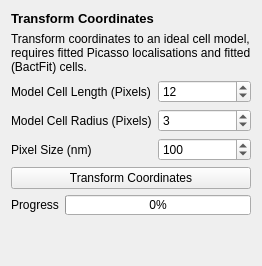
         <widget class="QWidget" name="tab_22">
          <attribute name="title">
           <string>Transform</string>
          </attribute>
          <layout class="QVBoxLayout" name="verticalLayout_28">
           <item>
            <widget class="QLabel" name="label_126">
             <property name="font">
              <font>
               <pointsize>10</pointsize>
               <weight>75</weight>
               <bold>true</bold>
              </font>
             </property>
             <property name="text">
              <string>Transform Coordinates</string>
             </property>
            </widget>
           </item>
           <item>
            <widget class="QLabel" name="label_13">
             <property name="text">
              <string>Transform coordinates to an ideal cell model, requires fitted Picasso localisations and fitted (BactFit) cells.</string>
             </property>
             <property name="wordWrap">
              <bool>true</bool>
             </property>
            </widget>
           </item>
           <item>
            <layout class="QFormLayout" name="formLayout_11">
             <item row="0" column="0">
              <widget class="QLabel" name="label_16">
               <property name="text">
                <string>Model Cell Length (Pixels)</string>
               </property>
              </widget>
             </item>
             <item row="0" column="1">
              <widget class="QSpinBox" name="model_cell_length">
               <property name="value">
                <number>12</number>
               </property>
              </widget>
             </item>
             <item row="1" column="0">
              <widget class="QLabel" name="label_18">
               <property name="text">
                <string>Model Cell Radius (Pixels)</string>
               </property>
              </widget>
             </item>
             <item row="1" column="1">
              <widget class="QSpinBox" name="model_cell_radius">
               <property name="value">
                <number>3</number>
               </property>
              </widget>
             </item>
             <item row="2" column="0">
              <widget class="QLabel" name="label_39">
               <property name="text">
                <string>Pixel Size (nm)</string>
               </property>
              </widget>
             </item>
             <item row="2" column="1">
              <widget class="QSpinBox" name="transform_pixel_size">
               <property name="maximum">
                <number>10000</number>
               </property>
               <property name="value">
                <number>100</number>
               </property>
              </widget>
             </item>
            </layout>
           </item>
           <item>
            <widget class="QPushButton" name="transform_coordinates">
             <property name="text">
              <string>Transform Coordinates</string>
             </property>
            </widget>
           </item>
           <item>
            <layout class="QFormLayout" name="formLayout_31">
             <item row="0" column="1">
              <widget class="QProgressBar" name="transform_progressbar">
               <property name="maximumSize">
                <size>
                 <width>16777215</width>
                 <height>20</height>
                </size>
               </property>
               <property name="value">
                <number>0</number>
               </property>
              </widget>
             </item>
             <item row="0" column="0">
              <widget class="QLabel" name="label_127">
               <property name="text">
                <string>Progress</string>
               </property>
              </widget>
             </item>
            </layout>
           </item>
           <item>
            <spacer name="verticalSpacer_3">
             <property name="orientation">
              <enum>Qt::Vertical</enum>
             </property>
             <property name="sizeHint" stdset="0">
              <size>
               <width>20</width>
               <height>40</height>
              </size>
             </property>
            </spacer>
           </item>
          </layout>
         </widget>
